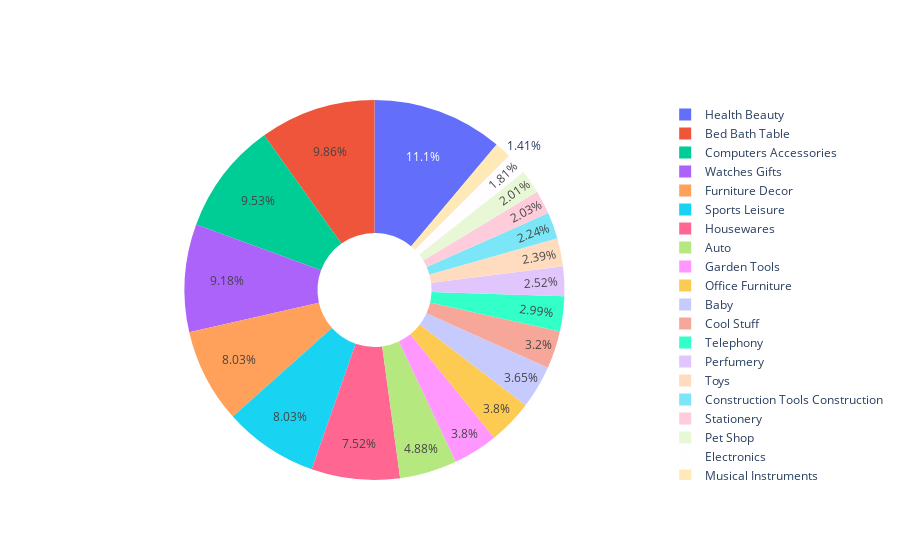

Write notebook code for a chart like this one.
### Markdown cell above
#### 1. Total Sales by category

### Code cell
import plotly.graph_objects as go

df = myData[myData.order_purchase_year == 2018]
sales_per_category = df.groupby(['product_category_name'], as_index=False).payment_value.sum()
sales_per_category = sales_per_category.sort_values(by=['payment_value'], ascending=False)
sales_per_category.columns = ['Product Category', 'Sales Revenue']

sales_per_category = sales_per_category[:20]
labels = sales_per_category['Product Category']
values = sales_per_category['Sales Revenue']

# Use `hole` to create a donut-like pie chart
fig = go.Figure(data=[go.Pie(labels=labels, values=values, hole=.3)])
fig.show()

### Figure 1 — Plotly figure (JSON) as saved in the notebook; plotly's stock layout.template omitted (floating-point values rounded to 4 significant figures)
{"data": [{"hole": 0.3, "labels": ["Health Beauty", "Bed Bath Table", "Computers Accessories", "Watches Gifts", "Furniture Decor", "Sports Leisure", "Housewares", "Auto", "Garden Tools", "Office Furniture", "Baby", "Cool Stuff", "Telephony", "Perfumery", "Toys", "Construction Tools Construction", "Stationery", "Pet Shop", "Electronics", "Musical Instruments"], "type": "pie", "values": [1035000.0, 919000.0, 887500.0, 855400.0, 748400.0, 748200.0, 700900.0, 454600.0, 354100.0, 354000.0, 340100.0, 298400.0, 278100.0, 234800.0, 222900.0, 208900.0, 188900.0, 187400.0, 168500.0, 131200.0]}], "layout": {}}
